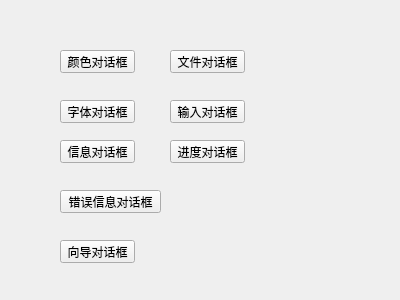
<?xml version="1.0" encoding="UTF-8"?>
<ui version="4.0">
 <class>myWidget</class>
 <widget class="QWidget" name="myWidget">
  <property name="geometry">
   <rect>
    <x>0</x>
    <y>0</y>
    <width>400</width>
    <height>300</height>
   </rect>
  </property>
  <property name="windowTitle">
   <string>myWidget</string>
  </property>
  <widget class="QPushButton" name="pushButton">
   <property name="geometry">
    <rect>
     <x>60</x>
     <y>50</y>
     <width>75</width>
     <height>23</height>
    </rect>
   </property>
   <property name="text">
    <string>颜色对话框</string>
   </property>
  </widget>
  <widget class="QPushButton" name="pushButton_2">
   <property name="geometry">
    <rect>
     <x>170</x>
     <y>50</y>
     <width>75</width>
     <height>23</height>
    </rect>
   </property>
   <property name="text">
    <string>文件对话框</string>
   </property>
  </widget>
  <widget class="QPushButton" name="pushButton_3">
   <property name="geometry">
    <rect>
     <x>60</x>
     <y>100</y>
     <width>75</width>
     <height>23</height>
    </rect>
   </property>
   <property name="text">
    <string>字体对话框</string>
   </property>
  </widget>
  <widget class="QPushButton" name="pushButton_4">
   <property name="geometry">
    <rect>
     <x>170</x>
     <y>100</y>
     <width>75</width>
     <height>23</height>
    </rect>
   </property>
   <property name="text">
    <string>输入对话框</string>
   </property>
  </widget>
  <widget class="QPushButton" name="pushButton_5">
   <property name="geometry">
    <rect>
     <x>60</x>
     <y>140</y>
     <width>75</width>
     <height>23</height>
    </rect>
   </property>
   <property name="text">
    <string>信息对话框</string>
   </property>
  </widget>
  <widget class="QPushButton" name="pushButton_6">
   <property name="geometry">
    <rect>
     <x>60</x>
     <y>190</y>
     <width>101</width>
     <height>23</height>
    </rect>
   </property>
   <property name="text">
    <string>错误信息对话框</string>
   </property>
  </widget>
  <widget class="QPushButton" name="pushButton_7">
   <property name="geometry">
    <rect>
     <x>60</x>
     <y>240</y>
     <width>75</width>
     <height>23</height>
    </rect>
   </property>
   <property name="text">
    <string>向导对话框</string>
   </property>
  </widget>
  <widget class="QPushButton" name="pushButton_8">
   <property name="geometry">
    <rect>
     <x>170</x>
     <y>140</y>
     <width>75</width>
     <height>23</height>
    </rect>
   </property>
   <property name="text">
    <string>进度对话框</string>
   </property>
  </widget>
 </widget>
 <layoutdefault spacing="6" margin="11"/>
 <resources/>
 <connections/>
</ui>
